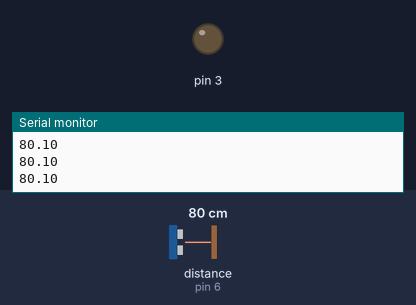
Bench run of a sketch on a simulated Arduino Uno, built with avr-gcc and run on an emulated ATmega328P. Shown: output pins drawn as LEDs (lit = HIGH), the last lines printed to the serial monitor. Wiring (inferred from the names in the program): ultrasonic range finder: trigger pin 7; echo pin 6. The inputs (shaded band) are chosen by the test bench; at power-on: distance to the obstacle (sensor on pin 6) 80 cm. The echo pulse lasts 58.3 µs per cm; pins used as bus, display or sensor lines are not drawn.

Above: at 1.3 s.
1.4 s: distance to the obstacle (sensor on pin 6) set to 23 cm
3.2 s: distance to the obstacle (sensor on pin 6) set to 18 cm
At 4.5 s:
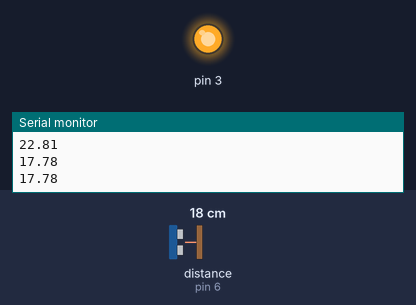
5.5 s: distance to the obstacle (sensor on pin 6) set to 35 cm
At 6.3 s:
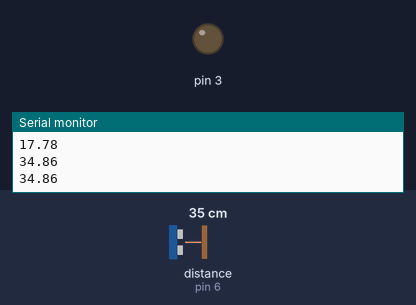
7.5 s: distance to the obstacle (sensor on pin 6) set to 2 cm
At 9.4 s:
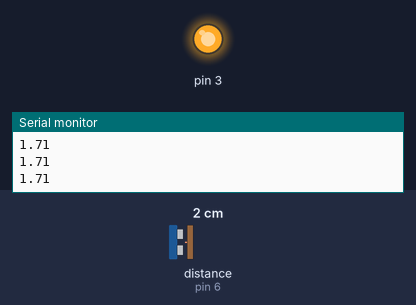
Timing chart, 0 to 10.5 s (numbered marks = the images above; inputs shaded):
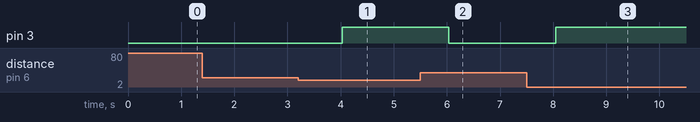

The sketch:

ultrason_LED.ino
```cpp
const char DOUT_TRIGGER = 7;
const char DIN_ECHO = 6;
float distance;

void setup(){
  Serial.begin(9600);
    pinMode(DOUT_TRIGGER, OUTPUT);
    pinMode(DIN_ECHO, INPUT);
    pinMode(3,OUTPUT);
  }
void loop()
  {
    digitalWrite(DOUT_TRIGGER, LOW);
    delayMicroseconds(2);
    digitalWrite(DOUT_TRIGGER, HIGH);
    delayMicroseconds(10);
    digitalWrite(DOUT_TRIGGER, LOW);
    distance= pulseIn(DIN_ECHO, HIGH) / 58.0;
    Serial.println(distance);
    delay(500);
    if (distance<20){
      digitalWrite(3, HIGH);
    }
    else{
      digitalWrite(3,LOW);
      }
    }
```

Measured:
- the behaviour switches between 21 and 20 cm on distance to the obstacle (sensor on pin 6) (found by bisection; images 0 and 1)
- after the input at 3.2 s, pin 3: LOW → HIGH after 0.83 s
- after the input at 5.5 s, pin 3: HIGH → LOW after 0.54 s
- after the input at 7.5 s, pin 3: LOW → HIGH after 0.55 s
